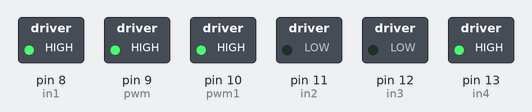
This sketch was run on a simulated Arduino Uno, built with avr-gcc and run on an emulated ATmega328P. Shown: switched loads named in the sketch (green lamp = pin HIGH).

Above: at 0.1 s.
Timing chart, 0 to 1.6 s (numbered marks = the images above):
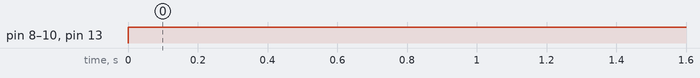

The sketch:

robot_base.ino
```cpp
int in1 = 8;
int in2 = 11;
int in3 = 12;
int in4 = 13;
int pwm = 9;
int pwm1 =10;


void setup()
{

  pinMode(in1,OUTPUT);
  pinMode(in2,OUTPUT);
  pinMode(in3,OUTPUT);
  pinMode(in4,OUTPUT);
  pinMode(pwm,OUTPUT);
  pinMode(pwm1,OUTPUT);
}

void loop()
{
  digitalWrite(in1,HIGH);
  digitalWrite(in2,LOW);
  digitalWrite(in3,LOW);
  digitalWrite(in4,HIGH);
  digitalWrite(pwm,HIGH);
  digitalWrite(pwm1,HIGH);
}
```

Measured:
- by itself, pin 8 (in1), pin 9 (pwm), pin 10 (pwm1), pin 13 (in4): LOW → HIGH at 0.00 s
